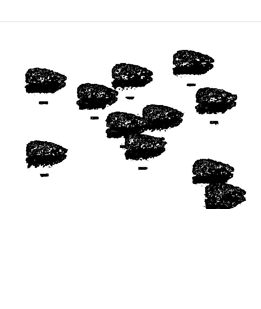
#> input picture ai/image.png, 261 x 309 px
$ python -i app.py   (imports and definitions only)
#> lines starting #> are read from the running program, lines starting #| are printed output that depends on the picture; after the words box and inside, x2 and y2 are one past the last pixel; in counts of white or black regions, pixels touching at a corner belong together
#> further down, picture is the input picture: shape (309, 261, 3); min 0, max 255, mean 226.8
from flask import Flask, request, jsonify
import cv2
import numpy as np
import os

# [1 line not run here, left out]

def process_image(image):
    # Convert to grayscale
    gray = cv2.cvtColor(image, cv2.COLOR_BGR2GRAY)

    # Membuat threshold untuk membedakan batu dengan wadah
    _, thresh = cv2.threshold(gray, 127, 255, cv2.THRESH_BINARY_INV)
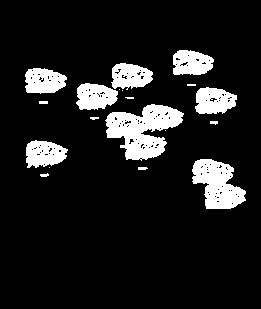
#> thresh: shape (309, 261); 11.6% white; 19 white regions (6 under 20 px)

    # Cari kontur
    contours, _ = cv2.findContours(thresh, cv2.RETR_EXTERNAL, cv2.CHAIN_APPROX_SIMPLE)
#> contours = 19 contours, 11 with area under 20; largest, box (x1, y1, x2, y2) and area: (105, 104, 184, 161) 2446, (192, 159, 246, 209) 1652, (195, 87, 237, 114) 826, (26, 140, 68, 168) 816, (76, 83, 118, 110) 815, (25, 68, 67, 94) 802, (111, 63, 153, 90) 784, (173, 50, 214, 75) 784

    # Hitung total area gambar
    total_area = image.shape[0] * image.shape[1]
#> total_area = 80649

    batu_area = 0
    jumlah_batu = len(contours)
#> jumlah_batu = 19
    for contour in contours:
        batu_area += cv2.contourArea(contour)
#> this loop made 19 passes
#> batu_area on passes 2, 4, 5, 7, 8, 9, 11, 14, 16, 17, 18, 19: 31, 1682.5, 2499, 2514, 2525, 4971.5, 4994, 5820.5, 6643.5, 7445, 8229.5, 9014
#> (contour, batu_area) on passes 3, 6, 10, 12, 13, 15: ([[49, 167]], 31), ([[165, 130]], 2499), ([[39, 101], [39, 103], [47, 103], [47, 101]], 4987.5), ([[122, 90]], 4994), ([[119, 89]], 4994), ([[187, 84], [187, 85], [195, 85], [195, 84]], 5828.5)
#> after the loop, batu_area = 9014

    # Hitung persentase area yang dipenuhi batu
    batu_percentage = (batu_area / total_area) * 100
#> batu_percentage = 11.18

    # Tampilkan jumlah batu dan persentase area di atas gambar
    cv2.putText(image, f"Jumlah Batu: {jumlah_batu}", (10, 30),
                cv2.FONT_HERSHEY_SIMPLEX, 1, (0, 255, 0), 2)
    cv2.putText(image, f"Batu Area: {batu_percentage:.2f}%", (10, 60),
                cv2.FONT_HERSHEY_SIMPLEX, 1, (0, 255, 0), 2)

    # Gambar kontur (area batu) pada gambar
    cv2.drawContours(image, contours, -1, (0, 255, 0), 2)
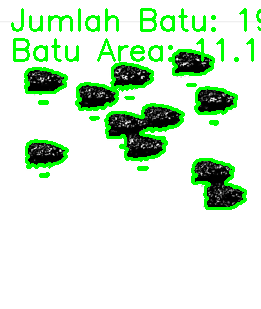
#> image: shape (309, 261, 3); mean B, G, R 212, 235.4, 212

    return image, jumlah_batu, batu_percentage

# [29 lines that did not run here, left out]

# [2 lines not run here, left out]

>>> import cv2
>>> picture = cv2.imread('image.png')
>>> result = process_image(picture)
